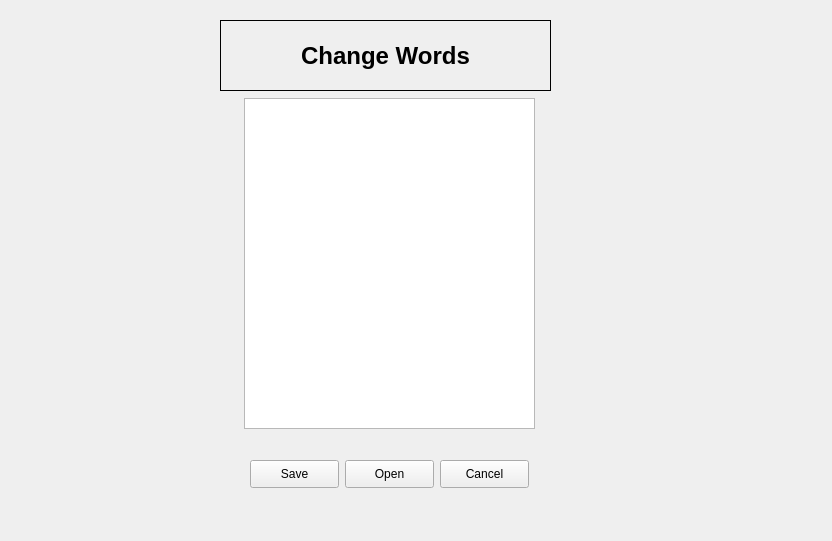
<?xml version="1.0" encoding="UTF-8"?>
<ui version="4.0">
 <class>WordLibraryWidget</class>
 <widget class="QWidget" name="WordLibraryWidget">
  <property name="geometry">
   <rect>
    <x>0</x>
    <y>0</y>
    <width>832</width>
    <height>541</height>
   </rect>
  </property>
  <property name="windowTitle">
   <string>Form</string>
  </property>
  <widget class="QTextEdit" name="txeWords">
   <property name="geometry">
    <rect>
     <x>244</x>
     <y>98</y>
     <width>291</width>
     <height>331</height>
    </rect>
   </property>
  </widget>
  <widget class="QLabel" name="label">
   <property name="geometry">
    <rect>
     <x>220</x>
     <y>20</y>
     <width>331</width>
     <height>71</height>
    </rect>
   </property>
   <property name="font">
    <font>
     <pointsize>18</pointsize>
     <weight>75</weight>
     <italic>false</italic>
     <bold>true</bold>
    </font>
   </property>
   <property name="frameShape">
    <enum>QFrame::Box</enum>
   </property>
   <property name="text">
    <string>Change Words</string>
   </property>
   <property name="alignment">
    <set>Qt::AlignCenter</set>
   </property>
  </widget>
  <widget class="QPushButton" name="pbtSave">
   <property name="geometry">
    <rect>
     <x>250</x>
     <y>460</y>
     <width>89</width>
     <height>28</height>
    </rect>
   </property>
   <property name="text">
    <string>Save</string>
   </property>
  </widget>
  <widget class="QPushButton" name="pbtCancel">
   <property name="geometry">
    <rect>
     <x>440</x>
     <y>460</y>
     <width>89</width>
     <height>28</height>
    </rect>
   </property>
   <property name="text">
    <string>Cancel</string>
   </property>
  </widget>
  <widget class="QPushButton" name="pbtOpen">
   <property name="geometry">
    <rect>
     <x>345</x>
     <y>460</y>
     <width>89</width>
     <height>28</height>
    </rect>
   </property>
   <property name="text">
    <string>Open</string>
   </property>
  </widget>
 </widget>
 <resources/>
 <connections/>
</ui>
